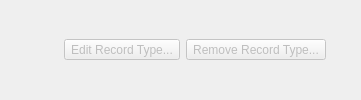
    <widget class="QWidget" name="widget_ar_type" native="true">
     <layout class="QHBoxLayout" name="horizontalLayout_13">
      <property name="topMargin">
       <number>4</number>
      </property>
      <property name="bottomMargin">
       <number>4</number>
      </property>
      <item>
       <widget class="QLabel" name="lbl_ar_type">
        <property name="textFormat">
         <enum>Qt::RichText</enum>
        </property>
       </widget>
      </item>
      <item>
       <spacer name="horizontalSpacer_12">
        <property name="orientation">
         <enum>Qt::Horizontal</enum>
        </property>
        <property name="sizeHint" stdset="0">
         <size>
          <width>40</width>
          <height>20</height>
         </size>
        </property>
       </spacer>
      </item>
      <item>
       <widget class="QToolButton" name="tbtn_edit_assembly_record_type">
        <property name="enabled">
         <bool>false</bool>
        </property>
        <property name="sizePolicy">
         <sizepolicy hsizetype="Minimum" vsizetype="Fixed">
          <horstretch>0</horstretch>
          <verstretch>0</verstretch>
         </sizepolicy>
        </property>
        <property name="statusTip">
         <string>Edit the selected assembly record type</string>
        </property>
        <property name="text">
         <string>Edit Record Type...</string>
        </property>
        <property name="icon">
         <iconset resource="../rc/resources.qrc">
          <normaloff>:/images/images/edit.png</normaloff>:/images/images/edit.png</iconset>
        </property>
        <property name="iconSize">
         <size>
          <width>16</width>
          <height>16</height>
         </size>
        </property>
        <property name="toolButtonStyle">
         <enum>Qt::ToolButtonTextBesideIcon</enum>
        </property>
       </widget>
      </item>
      <item>
       <widget class="QToolButton" name="tbtn_remove_assembly_record_type">
        <property name="enabled">
         <bool>false</bool>
        </property>
        <property name="sizePolicy">
         <sizepolicy hsizetype="Minimum" vsizetype="Fixed">
          <horstretch>0</horstretch>
          <verstretch>0</verstretch>
         </sizepolicy>
        </property>
        <property name="statusTip">
         <string>Remove the selected assembly record type</string>
        </property>
        <property name="text">
         <string>Remove Record Type...</string>
        </property>
        <property name="icon">
         <iconset resource="../rc/resources.qrc">
          <normaloff>:/images/images/remove16.png</normaloff>:/images/images/remove16.png</iconset>
        </property>
        <property name="iconSize">
         <size>
          <width>16</width>
          <height>16</height>
         </size>
        </property>
        <property name="toolButtonStyle">
         <enum>Qt::ToolButtonTextBesideIcon</enum>
        </property>
       </widget>
      </item>
      <item>
       <widget class="QPushButton" name="btn_clear_assembly_record_type">
        <property name="maximumSize">
         <size>
          <width>18</width>
          <height>18</height>
         </size>
        </property>
        <property name="statusTip">
         <string>Clear selection</string>
        </property>
        <property name="icon">
         <iconset resource="../rc/resources.qrc">
          <normaloff>:/images/images/clear.png</normaloff>:/images/images/clear.png</iconset>
        </property>
        <property name="flat">
         <bool>true</bool>
        </property>
       </widget>
      </item>
     </layout>
    </widget>
